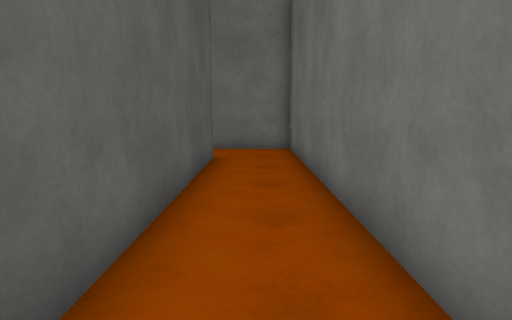
View 1 (above)

21 first-person views from a walk through a 3-D level made in the Unity game engine. The camera is 1.3 m above the floor, tilts 8° down and sees 75° across. The floor is counted in squares, 1 m on a side. Each view is taken from the middle of a square. On the plan, view 1 faces up. The plan holds only what a view shows up to about 14 squares ahead; the rest is blank. The place goes on beyond the plan. The player character is not drawn. Surface patterns are stand-ins for the level's own textures.

View 2
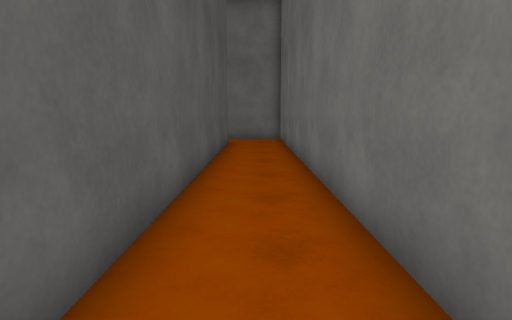

View 3
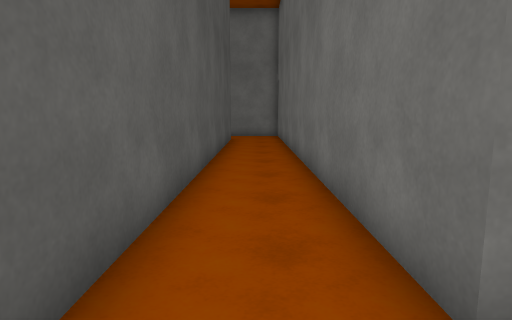

View 4
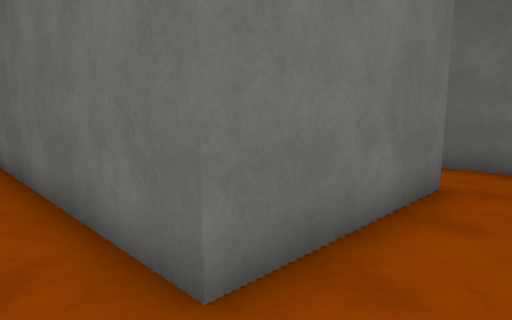

View 5
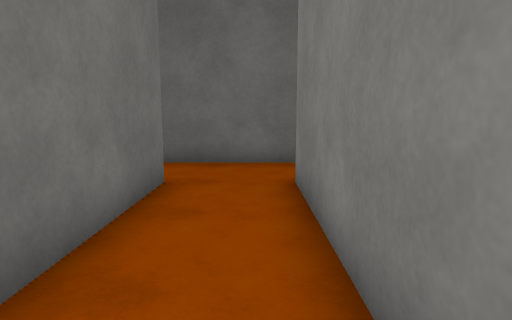

View 6
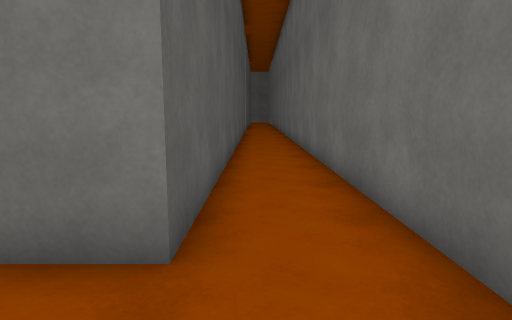

View 7
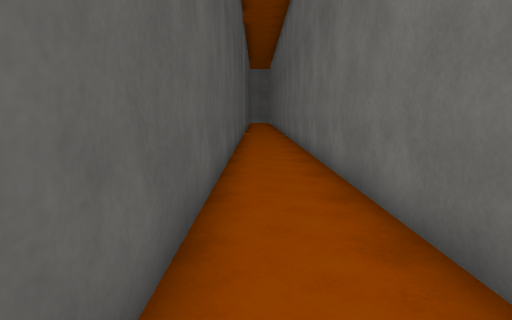

View 8
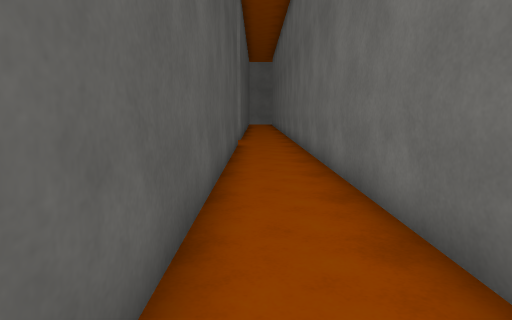

View 9
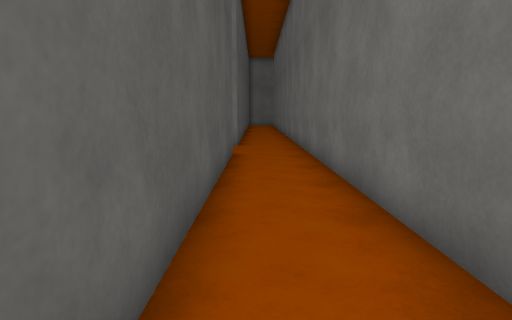

View 10
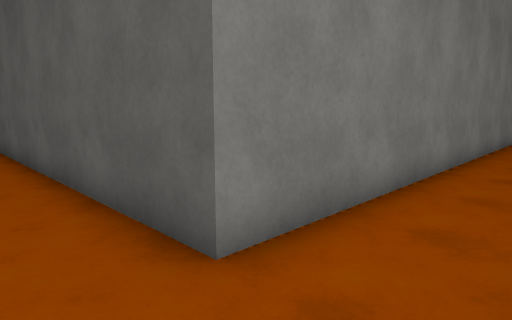

View 11
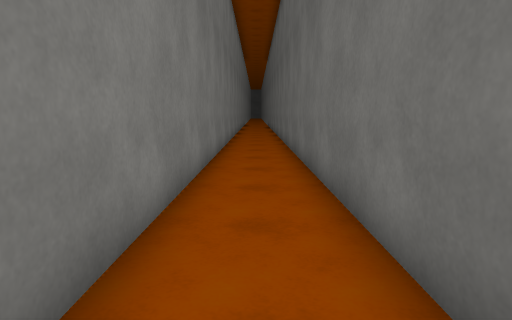

View 12
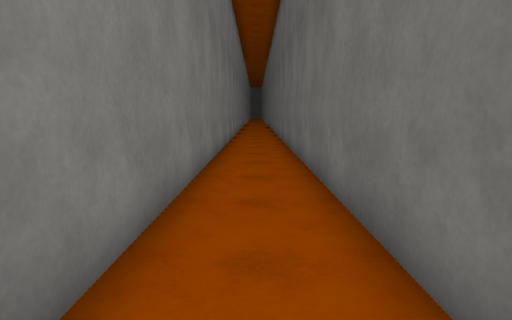

View 13
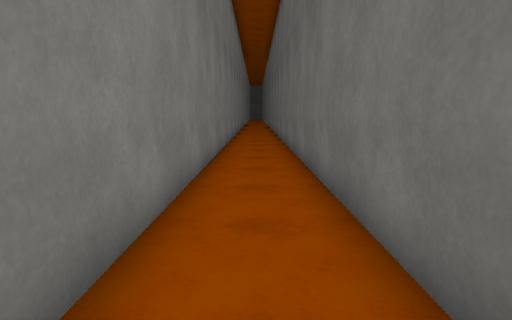

View 14
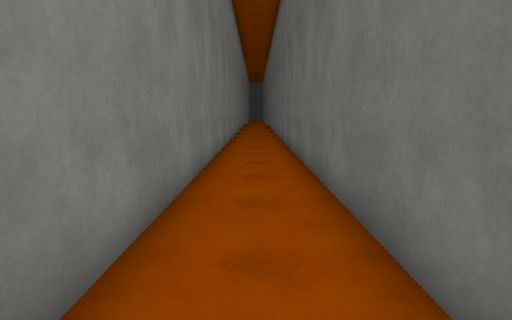

View 15
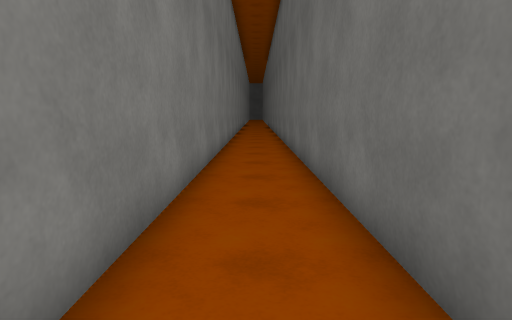

View 16
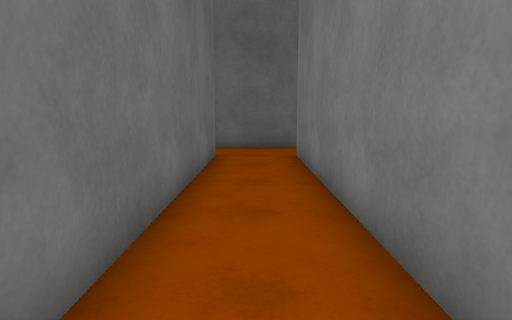

View 17
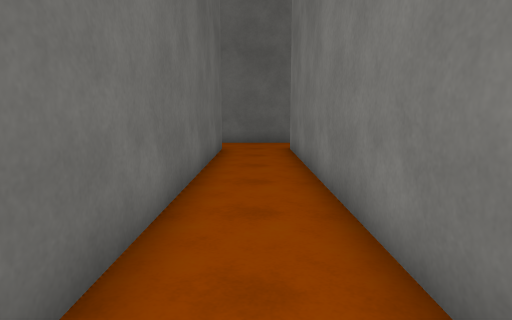

View 18
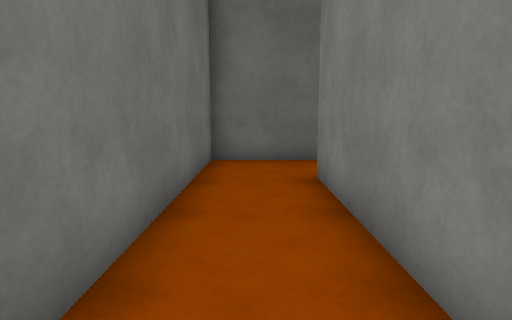

View 19
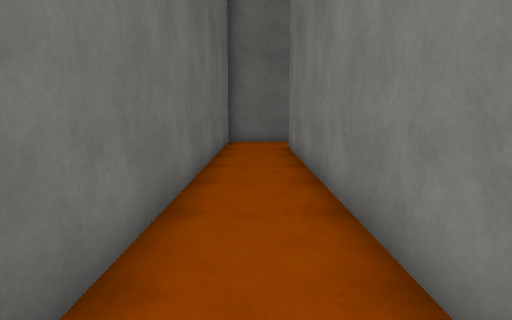

View 20
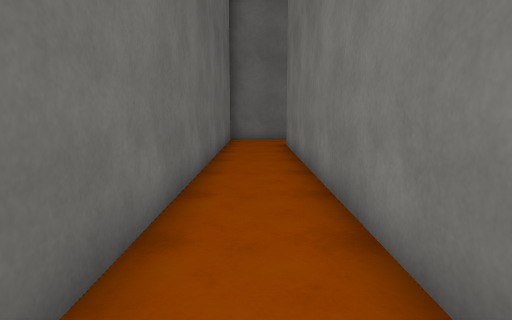

View 21
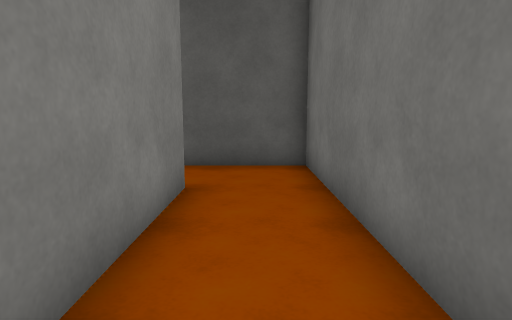

### Floor plan
Ten units are one square. View 1 is at (0, 0); x grows to the right and y downward. Boxes are objects, and circles mark ways between rooms. Rooms are numbered by the first view taken in them; rooms with no view inside come last. Other rooms are left out.
<svg viewBox="-280 -180 373 266">
<path fill="none" stroke="#000" d="M-12 -97 -12 55M62 -173 -274 -173M9 78 62 78M88 81 88 -175M-275 -148 63 -148 63 53 13 53 13 -94M13 -94 13 -122 -134 -122M-138 -97 -12 -97M-134 -122 -162 -122 -162 -91"/>
<circle cx="0" cy="-90" r="3" fill="#2a7"/>
<circle cx="-130" cy="-110" r="3" fill="#2a7"/>
<text x="0" y="-60">1</text>
<text x="-60" y="-110">2</text>
<text x="-150" y="-110">3</text>
</svg>
Room 1 opens to room 2. Room 2 opens to room 3.

Where each view was taken, in squares from view 1:
view 1: 0 up, 0 right, facing up
view 2: 5 down, 0 right, facing up
view 3: 7 down, 0 right, facing up
view 4: 7 down, 0 right, facing up-right
view 5: 7 down, 0 right, facing right
view 6: 8 down, 7 right, facing up
view 7: 5 down, 7 right, facing up
view 8: 1 up, 7 right, facing up
view 9: 4 up, 7 right, facing up
view 10: 17 up, 8 right, facing down-left
view 11: 16 up, 4 right, facing left
view 12: 16 up, 3 left, facing left
view 13: 16 up, 8 left, facing left
view 14: 16 up, 15 left, facing left
view 15: 16 up, 13 left, facing left
view 16: 16 up, 4 left, facing right
view 17: 16 up, 6 left, facing right
view 18: 11 up, 8 left, facing right
view 19: 11 up, 14 left, facing right
view 20: 11 up, 15 left, facing right
view 21: 11 up, 8 left, facing left
